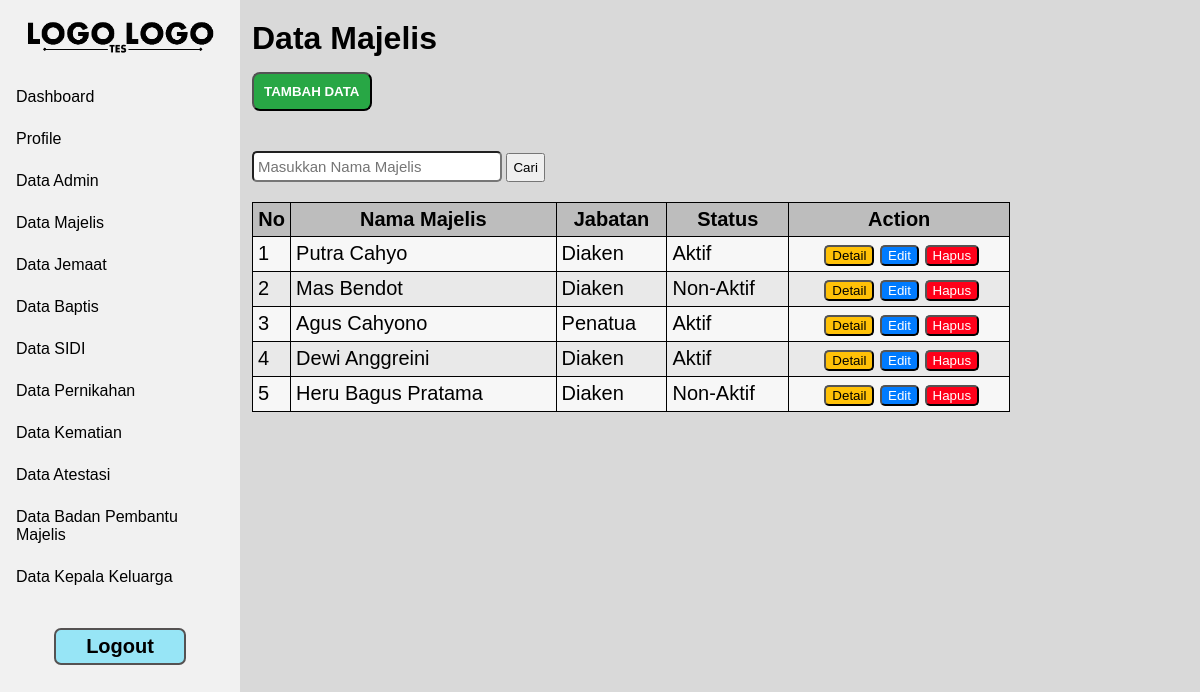
/admin/data_majelis.php (signed in), run on the app's committed database.
### tables this page shows
CREATE TABLE `majelis` (
  `nik` varchar(16) NOT NULL,
  `jabatan` varchar(50) NOT NULL,
  `tanggal_peneguhan` date NOT NULL,
  `tanggal_lereh` date NOT NULL,
  `nama_pendeta` varchar(250) NOT NULL,
  `status` varchar(11) NOT NULL
);

CREATE TABLE `jemaat` (
  `nik` varchar(16) NOT NULL,
  `no_kk` varchar(16) NOT NULL,
  `nama_jemaat` varchar(200) NOT NULL,
  `password` varchar(200) NOT NULL,
  `jenis_kelamin` varchar(9) NOT NULL,
  `tempat_lahir` varchar(150) NOT NULL,
  `tanggal_lahir` date NOT NULL,
  `pendidikan_terakhir` varchar(100) NOT NULL,
  `pekerjaan` varchar(150) NOT NULL,
  `blok` varchar(2) NOT NULL,
  `pepanthan` varchar(50) NOT NULL,
  `status_hubungan_keluarga` varchar(100) NOT NULL,
  `status_jemaat` varchar(50) NOT NULL,
  `no_handphone` varchar(13) NOT NULL,
  `provinsi_kk` varchar(150) NOT NULL,
  `kab_kota_kk` varchar(150) NOT NULL,
  `kecamatan_kk` varchar(150) NOT NULL,
  `kelurahan_kk` varchar(150) NOT NULL,
  `rw_kk` varchar(4) NOT NULL,
  `rt_kk` varchar(4) NOT NULL,
  `provinsi_domisili` varchar(150) NOT NULL,
  `kab_kota_domisili` varchar(150) NOT NULL,
  `kecamatan_domisili` varchar(150) NOT NULL,
  `kelurahan_domisili` varchar(150) NOT NULL,
  `rw_domisili` varchar(4) NOT NULL,
  `rt_domisili` varchar(4) NOT NULL
);

### admin/data_majelis.php (the view, shortened to what this page needs)
<!DOCTYPE html>
<html lang="en">
<head>
</head>
<body>
    <?php
        include "../session/session_login.php";
        include "navbar.php";
    ?>
    <div class="body-content">
        <h1>Data Majelis</h1>
        <a id="-" href="tambah_majelis.php"><button id="btn-tambah">TAMBAH DATA</button></a>
        <form action="" method="GET" id="search-bar">
            <input type="text" id="search" name="search" placeholder="Masukkan Nama Majelis">
            <button type="submit" id="btn-cari">Cari</button>
        </form>
        <div class="tabel">
            <table id="tb-data">
                <tr id="tb-tr">
                    <th id="tb-th">No</th>
                    <th id="tb-th">Nama Majelis</th>
                    <th id="tb-th">Jabatan</th>
                    <th id="tb-th">Status</th>
                    <th id="tb-th">Action</th>
                </tr>
                <?php
                $where = '';
                    $query=mysqli_query($konek_db, "SELECT * FROM majelis INNER JOIN jemaat ON majelis.nik = jemaat.nik".$where);
                    $id = 0;
                    while ($data = mysqli_fetch_array($query)){
                ?>
                <form action="" method="POST">
                    <tr id="tb-tr">
                        <?php
                            $id++;
                            echo "
                                <td id='tb-td'>".$id."</td>
                                <td id='tb-td'>".$data["nama_jemaat"]."</td>
                                <td id='tb-td'>".$data["jabatan"]."</td>
                                <td id='tb-td'>".$data["status"]."</td>
                                <td id='tb-td'>
                                    <div class='action'>
                                        <button name='detail' id='btn-detail'>Detail</button>
                                        <button name='edit' id='btn-edit'>Edit</button>
                                        <button name='hapus' id='btn-hapus'>Hapus</button>
                                    </div>
                                </td>
                            ";
                        ?>
                    </tr>
                </form>
                <?php
                    }
                ?>
            </table>
        </div>
    </div>
</body>
</html>

### css/style-navbar.css (style rules this page uses)
* { font-family: sans-serif; box-sizing: border-box; text-decoration: none; margin: 0; }
body { background-color: #D9D9D9; }
.body-content { padding-top: 20px; margin-left: 21%; overflow-y: scroll; -ms-overflow-style: none; scrollbar-width: none; height: 100%; }

### css/style-tb-btn.css (style rules this page uses)
#btn-tambah { background: #28a745; color: #ffffff; cursor: pointer; margin-top: 15px; margin-bottom: 40px; padding: 10px 10px; border-radius: 8px; font-weight: bold; }
#btn-hapus { background: #ff0019; color: #ffffff; cursor: pointer; border-radius: 5px; }
#btn-edit { background: #007bff; color: #ffffff; cursor: pointer; border-radius: 5px; }
#btn-detail { background: #ffc107; color: #000000; cursor: pointer; border-radius: 5px; }
#search { margin-bottom: 20px; padding: 5px 4px; border-radius: 5px; width: 250px; font-size: 15px; }
#btn-cari { padding: 5px; cursor: pointer; }
#tb-data { width: 80%; }
#tb-data, #tb-th { border: 1px solid; border-collapse: collapse; font-size: 20px; padding: 5px 0px; background-color: #bdbdbd; }
#tb-data, #tb-td { border: 1px solid; border-collapse: collapse; font-size: 20px; padding: 5px 0px; padding-left: 5px; }
#tb-tr { background-color: #e9e9e9; }
#tb-tr:nth-child(even) { background-color: #f7f7f7; }
.action { text-align: center; }
tr { vertical-align: top; }

### data on the page
majelis: jemaat.nama_jemaat "Putra Cahyo", jabatan "Diaken", status "Aktif"
majelis: jemaat.nama_jemaat "Mas Bendot", jabatan "Diaken", status "Non-Aktif"
majelis: jemaat.nama_jemaat "Agus Cahyono", jabatan "Penatua", status "Aktif"
majelis: jemaat.nama_jemaat "Dewi Anggreini", jabatan "Diaken", status "Aktif"
majelis: jemaat.nama_jemaat "Heru Bagus Pratama", jabatan "Diaken", status "Non-Aktif"
